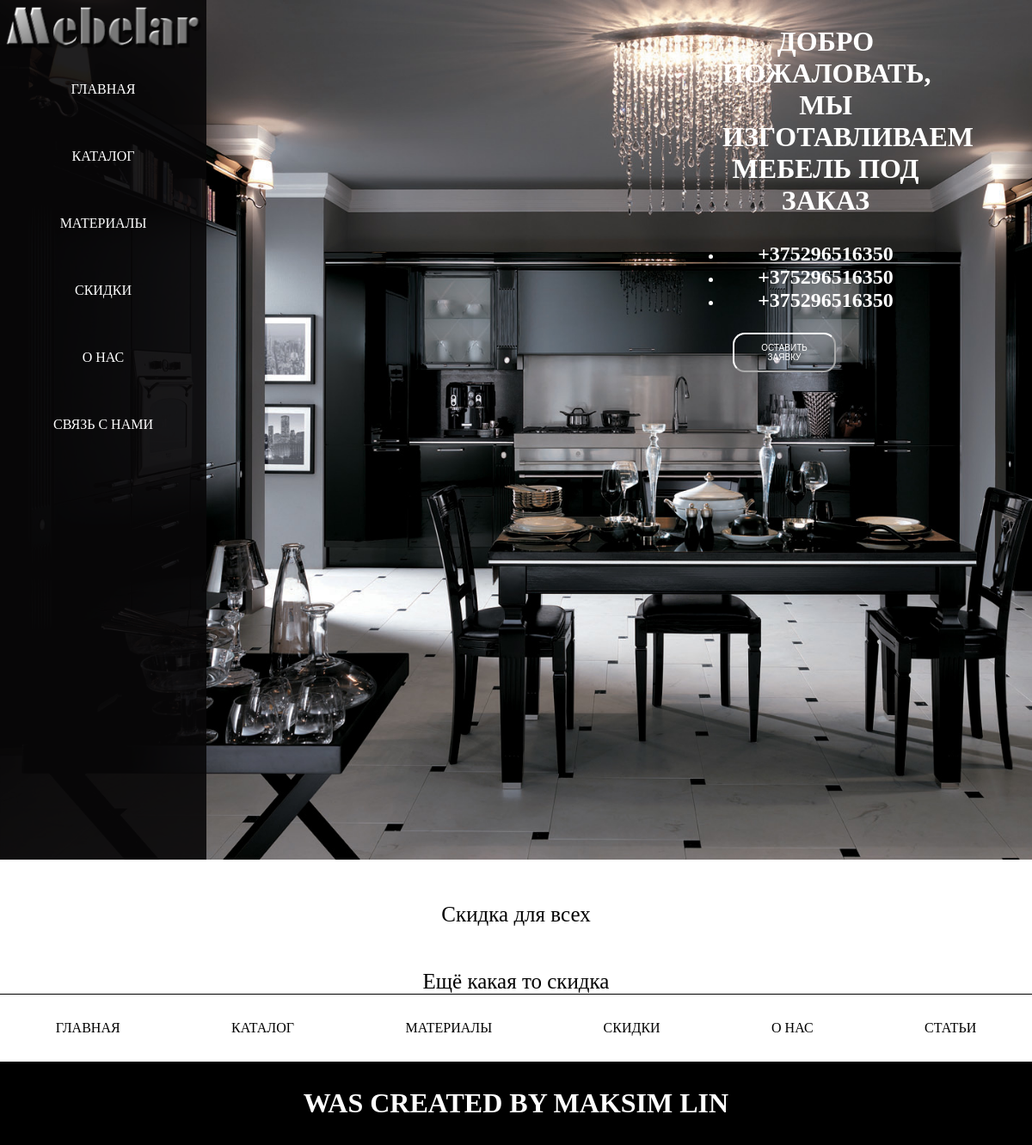
/sales/, run on an earlier commit of the app's database.
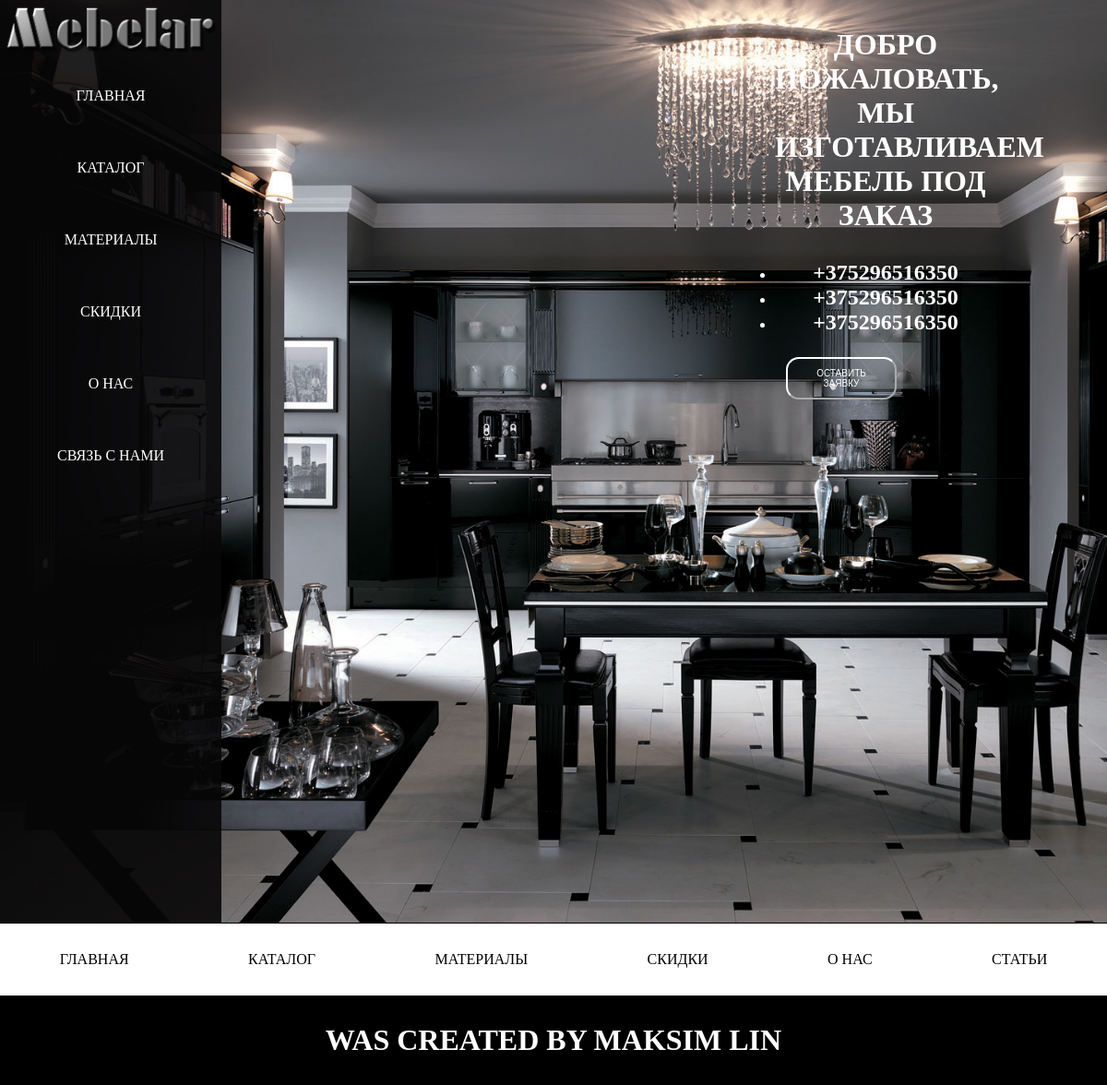
And on a later commit of the database.
### sales/models.py (models this page shows, shortened)
class Sale(models.Model):
    title = models.CharField(max_length=30, verbose_name="Название")
    text = models.TextField(verbose_name="Описание")
    class Meta:
        verbose_name = "Скидки"
        verbose_name_plural = "Скидки"

### sales/views.py (the view)
# urls.py: path('', views.sales)
def sales(request):
    sales = Sale.objects.all()
    context = {
        'sales' : sales
    }
    return render(request, 'sales.html', context)

### templates/sales.html
{% extends 'base.html' %}
{% load staticfiles %}
{% block extra-styles %}
    <link rel="stylesheet" href="{% static 'css/sales.css' %}">
{% endblock extra-styles %}
{% block content %}
    <ul сlass="sales">
    {% for sale in sales %}
        <li class="sale-item">{{sale.text}}</li>
    {% endfor %}
    </ul>
{% endblock content%}

What changed in the data, as far as the page shows it:
removed Sale: text "Скидка для всех"
removed Sale: text "Ещё какая то скидка"
